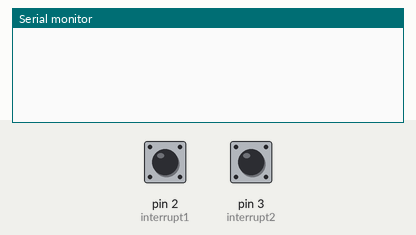
The sketch below on a simulated Arduino Uno, built with avr-gcc and run on an emulated ATmega328P. Shown: the last lines printed to the serial monitor. Inputs (shaded band) come from the test bench; at power-on: pin 2 (interrupt1) HIGH, pin 3 (interrupt2) HIGH.

Above: at 1.2 s.
1.3 s: pin 2 (interrupt1) pulled LOW for 0.15 s
At 1.9 s:
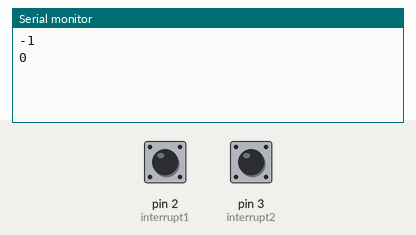
2.9 s: pin 3 (interrupt2) pulled LOW for 0.15 s
At 4.3 s:
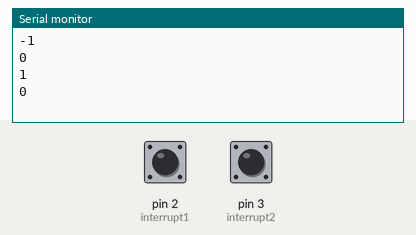
Timing chart, 0 to 5.9 s (numbered marks = the images above; inputs shaded):
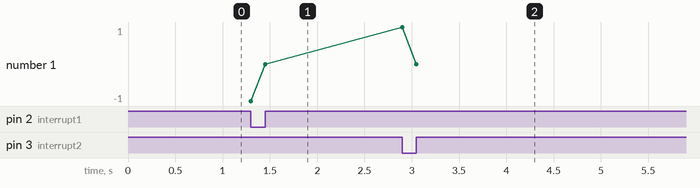

The sketch:

rotary_encoder_interrupt.ino
```cpp
#define interrupt1 2
#define interrupt2 3
volatile long change;
long counter=0;
int lastcounter=0;
int aState=0;
int LastState=0;
int d;

void setup() {
  pinMode(interrupt1,INPUT_PULLUP);
  pinMode(interrupt2,INPUT_PULLUP);
  attachInterrupt(digitalPinToInterrupt(interrupt1), blink1, CHANGE);
  attachInterrupt(digitalPinToInterrupt(interrupt2), blink2, CHANGE);
  Serial.begin(9600);
}

void blink1() {
  int stateA = digitalRead(interrupt1);
  int stateB = digitalRead(interrupt2);


  if (stateA == stateB) {
    change++;
  }
  else {
    change--;
  }
}

void blink2() {
  int stateA = digitalRead(interrupt1);
  int stateB = digitalRead(interrupt2);


  if (stateA != stateB) {
    change++;
  }
  else {
    change--;
  }
}

void loop() {

  if(change != counter){
    Serial.println(change);
    counter=change;
  }


}
```

Measured:
- after the input at 1.3 s, the serial monitor: prints a new line at once (image 1)
- after the input at 2.9 s, the serial monitor: prints a new line at once (image 2)
